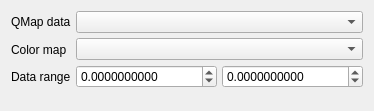
        <widget class="QWidget" name="tab_qmap">
         <attribute name="title">
          <string>QMap</string>
         </attribute>
         <attribute name="toolTip">
          <string>quantitative imaging</string>
         </attribute>
         <layout class="QVBoxLayout" name="verticalLayout_10">
          <item>
           <layout class="QHBoxLayout" name="horizontalLayout_12">
            <property name="spacing">
             <number>5</number>
            </property>
            <property name="bottomMargin">
             <number>0</number>
            </property>
            <item>
             <layout class="QVBoxLayout" name="verticalLayout_14">
              <item>
               <widget class="QLabel" name="label_15">
                <property name="sizePolicy">
                 <sizepolicy hsizetype="Minimum" vsizetype="Minimum">
                  <horstretch>0</horstretch>
                  <verstretch>0</verstretch>
                 </sizepolicy>
                </property>
                <property name="text">
                 <string>QMap data</string>
                </property>
               </widget>
              </item>
              <item>
               <widget class="QLabel" name="label_18">
                <property name="text">
                 <string>Color map</string>
                </property>
               </widget>
              </item>
              <item>
               <widget class="QLabel" name="label_17">
                <property name="text">
                 <string>Data range</string>
                </property>
               </widget>
              </item>
             </layout>
            </item>
            <item>
             <layout class="QVBoxLayout" name="verticalLayout_15">
              <property name="leftMargin">
               <number>0</number>
              </property>
              <item>
               <widget class="QComboBox" name="qmap_data_cb">
                <property name="sizePolicy">
                 <sizepolicy hsizetype="Expanding" vsizetype="Fixed">
                  <horstretch>0</horstretch>
                  <verstretch>0</verstretch>
                 </sizepolicy>
                </property>
               </widget>
              </item>
              <item>
               <widget class="QComboBox" name="qmpa_cmap_cb"/>
              </item>
              <item>
               <layout class="QHBoxLayout" name="horizontalLayout_14">
                <item>
                 <widget class="QDoubleSpinBox" name="qmap_sp_range1">
                  <property name="decimals">
                   <number>10</number>
                  </property>
                  <property name="minimum">
                   <double>-1000000000.000000000000000</double>
                  </property>
                  <property name="maximum">
                   <double>1000000000.000000000000000</double>
                  </property>
                 </widget>
                </item>
                <item>
                 <widget class="QDoubleSpinBox" name="qmap_sp_range2">
                  <property name="decimals">
                   <number>10</number>
                  </property>
                  <property name="minimum">
                   <double>-100000000.000000000000000</double>
                  </property>
                  <property name="maximum">
                   <double>100000000.000000000000000</double>
                  </property>
                 </widget>
                </item>
               </layout>
              </item>
             </layout>
            </item>
           </layout>
          </item>
          <item>
           <widget class="QWidget" name="widget_5" native="true">
            <layout class="QVBoxLayout" name="verticalLayout_12">
             <property name="spacing">
              <number>0</number>
             </property>
             <property name="leftMargin">
              <number>0</number>
             </property>
             <property name="topMargin">
              <number>0</number>
             </property>
             <property name="rightMargin">
              <number>0</number>
             </property>
             <property name="bottomMargin">
              <number>0</number>
             </property>
            </layout>
           </widget>
          </item>
          <item>
           <widget class="QWidget" name="qmap_mplwidget" native="true">
            <layout class="QVBoxLayout" name="qmap_mpllayout">
             <property name="spacing">
              <number>7</number>
             </property>
             <property name="sizeConstraint">
              <enum>QLayout::SetDefaultConstraint</enum>
             </property>
             <property name="leftMargin">
              <number>0</number>
             </property>
             <property name="topMargin">
              <number>0</number>
             </property>
             <property name="rightMargin">
              <number>0</number>
             </property>
             <property name="bottomMargin">
              <number>0</number>
             </property>
            </layout>
           </widget>
          </item>
         </layout>
        </widget>
